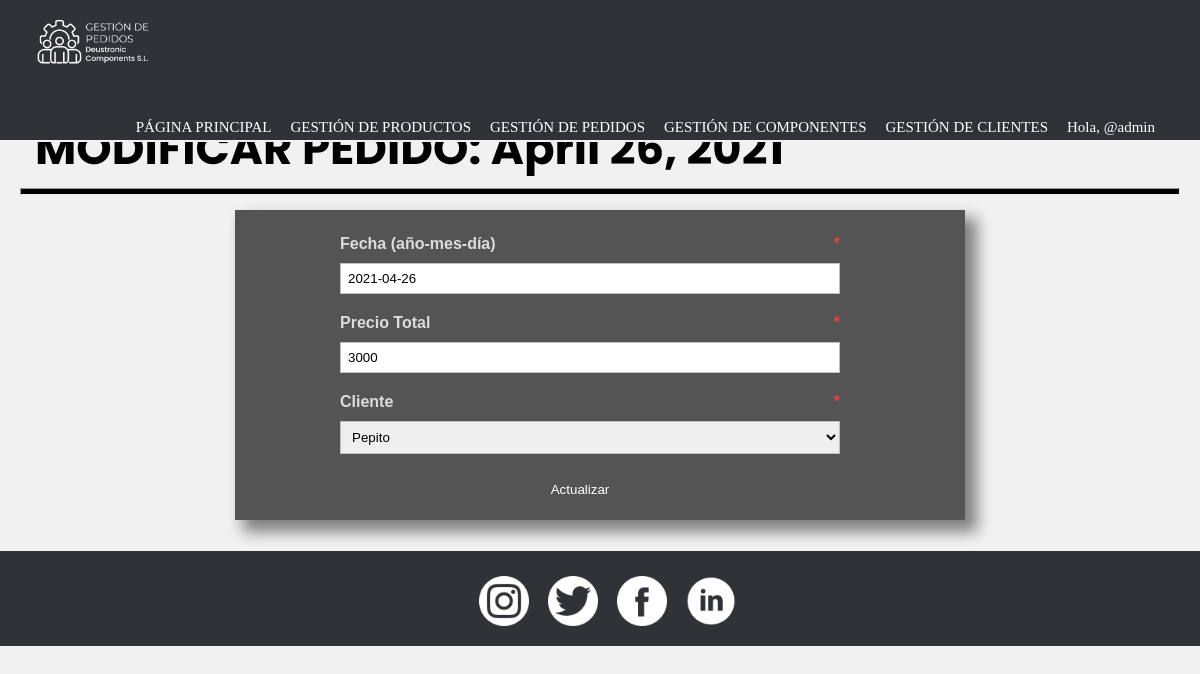
Page /gestionDePedidos/modificarPedido/1/ (signed in) on the earlier database version.
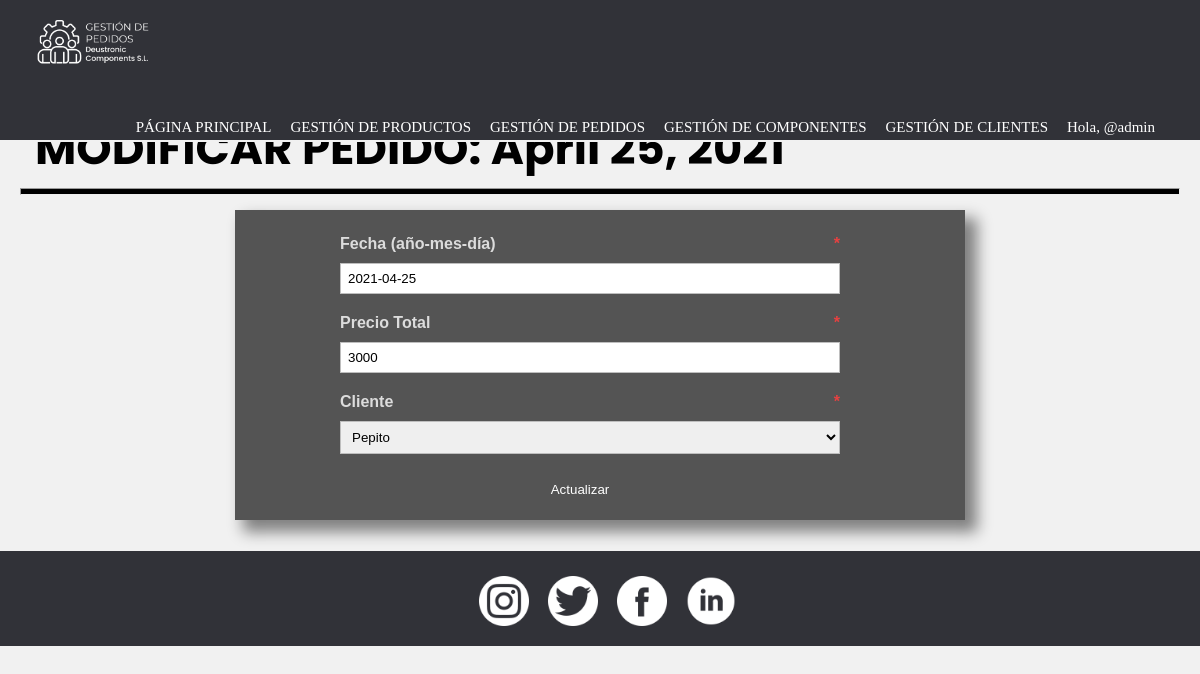
Same page on the later database version.
### appGestionDePedidos/models.py (models this page shows, shortened)
class Pedido(models.Model):
    fecha = models.DateField()
    precioTotal = models.IntegerField()
    cliente = models.ForeignKey(Cliente, on_delete=models.CASCADE) #para la recacion 1-n con cliente
    productos = models.ManyToManyField(Producto, through = 'Compone')#esto nos crea la tabla intermedia de la n-m invisible de pedido-producto

### appGestionDePedidos/views.py (the view)
# urls.py: path('modificarPedido/<int:pk>/', ModificarPedido.as_view(), name = 'modificarPedido'),
class ModificarPedido(PermissionRequiredMixin, UpdateView):
        permission_required = 'appGestionDePedidos.change_pedido'
        model = Pedido
        template_name = 'modificarPedido.html'
        success_url = reverse_lazy('pagPrincipal')
        fields = {
                "fecha",
                "precioTotal",
                "cliente"
        }

### appGestionDePedidos/models.py (called while the page is built)
    def __str__(self):
        return self.nombre

### appGestionDePedidos/templates/modificarPedido.html (shortened to what this page needs)
{% extends "base.html" %}
{% load static %}
{% block content %}
    <header>
        <h2 class="pagSecundarias">MODIFICAR PEDIDO: {{ pedido.fecha }}</h2>
        <hr>
    </header>
    <form method="POST" action=".">
        <ul class="formularios">
            <li>
                <label for="id_Fecha">Fecha (año-mes-día) <span class="required">*</span></label>
                {{ form.fecha }}
            </li>
            <li>
                <label for="id_precioTotal">Precio Total<span class="required">*</span></label>
                {{ form.precioTotal }}
            </li>
            <li>
                <label for="id_cliente">Cliente <span class="required">*</span></label>
                {{ form.cliente }}
            </li>
        </ul>
        <input type="submit" value="Actualizar">
    </form>
{% endblock %}

### appGestionDePedidos/templates/base.html (shortened to what this page needs)
<!DOCTYPE html>
{% load static %}
<html lang="es">
<head>
    <link rel="stylesheet" href="{% static 'CSS/style.css' %}?{% now 'U' %}">
</head>
<body>
    <header>
        <div class="nav-fijado">
            <nav class="menu">
                <img src="{% static 'IMG/logo_nav.png' %}" alt="Logo" width="150px">
                <ul>
                    <li><a href="{% url 'pagPrincipal' %}">PÁGINA PRINCIPAL</a></li>
                    <li><a href="">GESTIÓN DE PRODUCTOS</a>
                    </li>
                    <li><a href="">GESTIÓN DE PEDIDOS</a>
                    </li>
                    <li><a href="">GESTIÓN DE COMPONENTES</a>
                    </li>
                    <li><a href="">GESTIÓN DE CLIENTES</a>
                    </li>
                    {% if user.is_authenticated %}
                        <li>
                            <p>Hola, @{{ user.username }}</p>
                        </li>
                    {% else %}
                        <li>
                            <a href="{% url 'login' %}" title="Iniciar sesión"><img src="{% static 'IMG/iniciar_sesion.png' %}" width="25px" height="25px"></a>
                        </li>
                    {% endif %}
                </ul>
            </nav>
        </div>
    </header>
    <main>
        {% block content %}{% endblock %}
    </main>
    <footer class="pie">
        <a href="https://www.instagram.com/?hl=es" title="Instagram"><img src="{% static 'IMG/instagram.png' %}" alt="Intagram" width="50px" height="50px"></a>
        <a href="https://twitter.com/?lang=es" title="Twitter"><img src="{% static 'IMG/twitter.png' %}"alt="Twitter" width="50px" height="50px"></a>
        <a href="https://es-es.facebook.com/" title="Facebook"><img src="{% static 'IMG/facebook.png' %}" alt="Facebook" width="50px" height="50px"></a>
        <a href="https://es.linkedin.com/" title="LinkedIn"><img src="{% static 'IMG/linkedin.png' %}" alt="LinkedIn" width="50px" height="50px"></a>
    </footer>
</body>
</html>

### appGestionDePedidos/static/CSS/style.css (style rules this page uses)
* { padding: 0; margin: 0; }
.nav-fijado { width: 100%; position: fixed; z-index: 1; border-bottom: 2px solid rgb(241, 241, 241); background-color: #313238; }
.menu { margin-left: auto; margin-right: auto; font-family: "calibri"; width: 100%; }
.menu img { float: left; padding-top: 0px; padding-left: 15px; padding-bottom: 0px; }
.menu ul { margin: auto; list-style: none; padding-right: 30px; float: right; }
.menu li { display: inline-block; }
.menu li a { text-decoration: none; color: white; font-size: 15px; padding-top: 30px; padding-right: 15px; transition: color 0.4s; display: table-cell; vertical-align: middle; }
.menu li p { text-decoration: none; color: white; font-size: 15px; padding-top: 35px; padding-right: 15px; display: table-cell; vertical-align: middle; }
.pie { background-color: #313238; height: 95px; width: 100%; text-align: center; clear: right; clear: left; }
.pie img { margin-left: 15px; margin-top: 25px; }
body { height: 100%; background-color: rgb(241, 241, 241); }
main { min-height: 521px; height: 100%; padding: 15px; }
main h2 { padding: 20px; font-family: "poppins", Arial, Helvetica, sans-serif; font-size: 45px; color: black; }
.pagSecundarias { padding-top: 100px; }
hr { margin: auto; margin-top: -15px; height: 5px; width: 99%; background-color: black; }
form { padding: 15px; width: 700px; margin: auto; margin-top: 15px; background-color: rgba(0, 0, 0, .65); color: gainsboro; font-family: "calibri", Verdana, Geneva, Tahoma, sans-serif; box-shadow: 10px 10px 14px 2px rgba(0,0,0,0.47); }
.formularios { padding-left: 80px; }
.formularios li { list-style: none; padding: 10px; display: block; }
.formularios label { padding-bottom:10px; display:block; font-weight: bold; margin: auto; }
.formularios input[type=text], .formularios input[type=date], .formularios input[type=number], .formularios input[type=email], .formularios input[type=password], textarea, select { width: 500px; box-sizing: border-box; -webkit-box-sizing: border-box; -moz-box-sizing: border-box; border:1px solid #BEBEBE; padding: 7px; margin:0px; -webkit-transition: all 0.30s ease-in-out; -moz-transition: all 0.30s ease-in-out; -ms-transition: all 0.30s ease-in-out; -o-transition: all 0.30s ease-in-out; outline: none; }
.formularios .required { color: rgb(231, 65, 65); float: right; padding-right: 100px; }
input[type=submit] { margin-top: 10px; margin-left: 180px; width: 300px; background: none; padding: 8px 15px 8px 15px; border: none; color: white; transition: background 1s; }

Differences in the rows shown:
changed Pedido "Pepito": fecha "April 26, 2021" → "April 25, 2021"; fecha "2021-04-26" → "2021-04-25"
